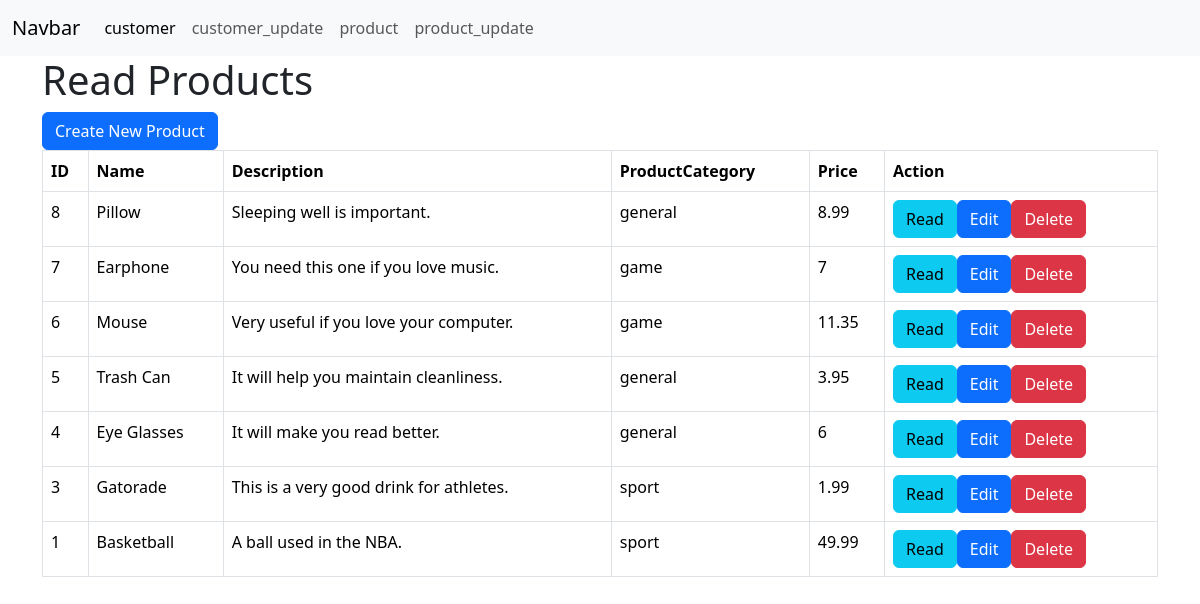
The page /shop/product_listing.php (signed in) on the database as committed earlier.
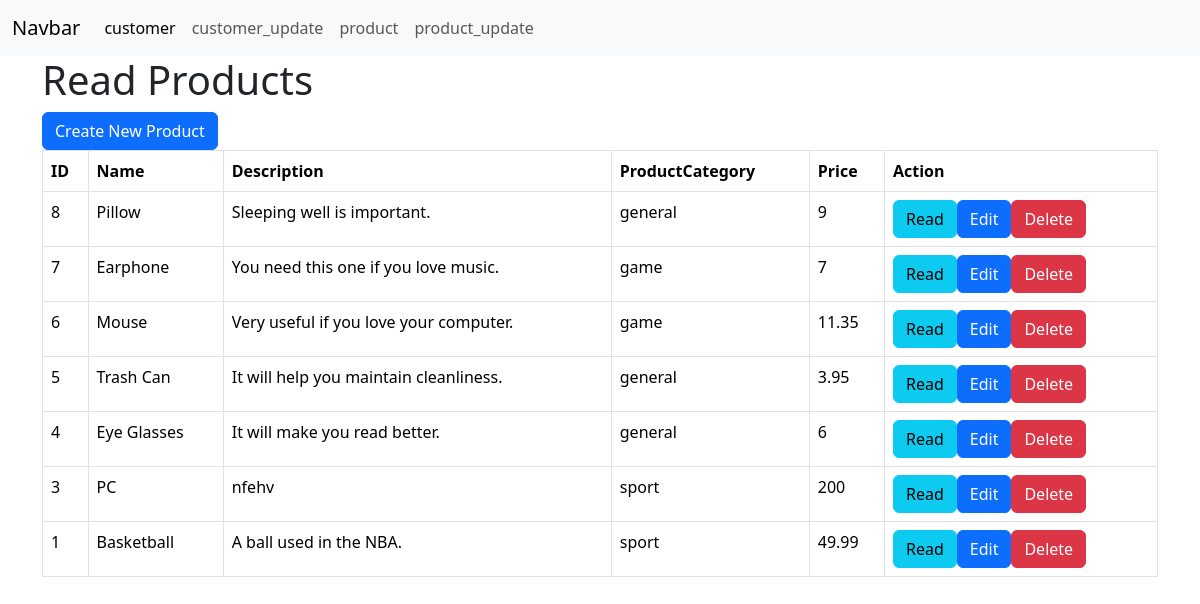
The same page on the database as committed later.
### tables this page shows
CREATE TABLE IF NOT EXISTS `products` (
  `id` int NOT NULL AUTO_INCREMENT,
  `name` varchar(128) NOT NULL,
  `description` text NOT NULL,
  `product_cat` int NOT NULL,
  `price` double NOT NULL,
  `created` datetime NOT NULL,
  `modified` timestamp NOT NULL DEFAULT CURRENT_TIMESTAMP ON UPDATE CURRENT_TIMESTAMP,
  PRIMARY KEY (`id`)
);

CREATE TABLE IF NOT EXISTS `product_cat` (
  `product_cat_id` int NOT NULL,
  `product_cat_name` varchar(50) NOT NULL,
  `product_cat_description` text NOT NULL,
  PRIMARY KEY (`product_cat_id`)
);

### shop/product_listing.php (the view, shortened to what this page needs)
<!DOCTYPE HTML>
<?php
include "menu.php";
?>
<html>
<head>
    <link href="https://cdn.jsdelivr.net/npm/bootstrap@5.3.3/dist/css/bootstrap.min.css" rel="stylesheet">
</head>
<body>
    <div class="container">
        <div class="page-header">
            <h1>Read Products</h1>
        </div>
        <?php
        include 'config/database.php';
        $query = "SELECT id, name, description, price, product_cat_name FROM products
        INNER JOIN product_cat on products.product_cat =product_cat.product_cat_id ORDER BY id DESC";
        $stmt = $con->prepare($query);
        $stmt->execute();
        $num = $stmt->rowCount();
        echo "<a href='create.php' class='btn btn-primary m-b-1em'>Create New Product</a>";
        if ($num > 0) {
            echo "<table class='table table-hover table-responsive table-bordered'>";
            echo "<tr>";
            echo "<th>ID</th>";
            echo "<th>Name</th>";
            echo "<th>Description</th>";
            echo "<th>ProductCategory</th>";
            echo "<th>Price</th>";
            echo "<th>Action</th>";
            echo "</tr>";
            while ($row = $stmt->fetch(PDO::FETCH_ASSOC)) {
                extract($row);
                echo "<tr>";
                echo "<td>{$id}</td>";
                echo "<td>{$name}</td>";
                echo "<td>{$description}</td>";
                echo "<td>{$product_cat_name}</td>";
                echo "<td>{$price}</td>";
                echo "<td>";
                echo "<a href='product_details.php?id={$id}' class='btn btn-info m-r-1em'>Read</a>";
                echo "<a href='product_update.php?id={$id}' class='btn btn-primary m-r-1em'>Edit</a>";
                echo "<a href='#' onclick='delete_user({$id});'  class='btn btn-danger'>Delete</a>";
                echo "</td>";
                echo "</tr>";
            }
            echo "</table>";
        }
        else {
            echo "<div class='alert alert-danger'>No records found.</div>";
        }
        ?>
    </div>
</body>
</html>

Rows that differ between the two databases and show on the page:
changed products "Pillow": price "8.99" → "9"
changed products id 3: name "Gatorade" → "PC"; description "This is a very good drink for athletes." → "nfehv"; price "1.99" → "200"
